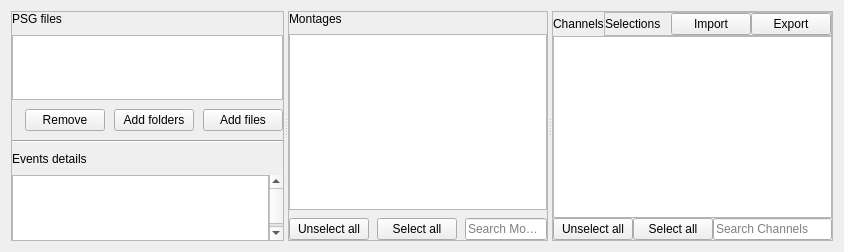
<?xml version="1.0" encoding="UTF-8"?>
<ui version="4.0">
 <class>PSGReaderSettingsView</class>
 <widget class="QWidget" name="PSGReaderSettingsView">
  <property name="geometry">
   <rect>
    <x>0</x>
    <y>0</y>
    <width>844</width>
    <height>252</height>
   </rect>
  </property>
  <property name="windowTitle">
   <string>Form</string>
  </property>
  <layout class="QVBoxLayout" name="verticalLayout_4">
   <property name="sizeConstraint">
    <enum>QLayout::SizeConstraint::SetNoConstraint</enum>
   </property>
   <item>
    <widget class="QSplitter" name="splitter">
     <property name="orientation">
      <enum>Qt::Orientation::Horizontal</enum>
     </property>
     <property name="childrenCollapsible">
      <bool>true</bool>
     </property>
     <widget class="QFrame" name="frame_files">
      <property name="frameShape">
       <enum>QFrame::Shape::StyledPanel</enum>
      </property>
      <property name="frameShadow">
       <enum>QFrame::Shadow::Raised</enum>
      </property>
      <layout class="QVBoxLayout" name="verticalLayout">
       <property name="spacing">
        <number>9</number>
       </property>
       <property name="leftMargin">
        <number>0</number>
       </property>
       <property name="topMargin">
        <number>0</number>
       </property>
       <property name="rightMargin">
        <number>0</number>
       </property>
       <property name="bottomMargin">
        <number>0</number>
       </property>
       <item>
        <widget class="QLabel" name="label_PSG">
         <property name="font">
          <font>
           <italic>false</italic>
           <bold>false</bold>
          </font>
         </property>
         <property name="text">
          <string>PSG files</string>
         </property>
        </widget>
       </item>
       <item>
        <widget class="QListView" name="files_listview">
         <property name="editTriggers">
          <set>QAbstractItemView::EditTrigger::NoEditTriggers</set>
         </property>
         <property name="selectionMode">
          <enum>QAbstractItemView::SelectionMode::ExtendedSelection</enum>
         </property>
         <property name="selectionBehavior">
          <enum>QAbstractItemView::SelectionBehavior::SelectItems</enum>
         </property>
        </widget>
       </item>
       <item>
        <layout class="QHBoxLayout" name="horizontalLayout_3">
         <item>
          <spacer name="horizontalSpacer_2">
           <property name="orientation">
            <enum>Qt::Orientation::Horizontal</enum>
           </property>
           <property name="sizeHint" stdset="0">
            <size>
             <width>40</width>
             <height>20</height>
            </size>
           </property>
          </spacer>
         </item>
         <item>
          <widget class="QPushButton" name="remove_entries_pushbutton">
           <property name="text">
            <string>Remove</string>
           </property>
          </widget>
         </item>
         <item>
          <widget class="QPushButton" name="add_folders_pushbutton">
           <property name="text">
            <string>Add folders</string>
           </property>
          </widget>
         </item>
         <item>
          <widget class="QPushButton" name="add_files_pushbutton">
           <property name="text">
            <string>Add files</string>
           </property>
          </widget>
         </item>
        </layout>
       </item>
       <item>
        <widget class="Line" name="line_2">
         <property name="orientation">
          <enum>Qt::Orientation::Horizontal</enum>
         </property>
        </widget>
       </item>
       <item>
        <widget class="QLabel" name="label_4">
         <property name="font">
          <font>
           <italic>false</italic>
           <bold>false</bold>
          </font>
         </property>
         <property name="text">
          <string>Events details</string>
         </property>
        </widget>
       </item>
       <item>
        <widget class="QScrollArea" name="scrollArea">
         <property name="frameShape">
          <enum>QFrame::Shape::NoFrame</enum>
         </property>
         <property name="widgetResizable">
          <bool>true</bool>
         </property>
         <widget class="QWidget" name="scrollAreaWidgetContents">
          <property name="geometry">
           <rect>
            <x>0</x>
            <y>0</y>
            <width>244</width>
            <height>74</height>
           </rect>
          </property>
          <layout class="QVBoxLayout" name="verticalLayout_5">
           <property name="leftMargin">
            <number>0</number>
           </property>
           <property name="topMargin">
            <number>0</number>
           </property>
           <property name="rightMargin">
            <number>0</number>
           </property>
           <property name="bottomMargin">
            <number>0</number>
           </property>
           <item>
            <widget class="QTreeView" name="events_treeView"/>
           </item>
          </layout>
         </widget>
        </widget>
       </item>
      </layout>
     </widget>
     <widget class="QFrame" name="frame_montages">
      <property name="enabled">
       <bool>true</bool>
      </property>
      <property name="frameShape">
       <enum>QFrame::Shape::StyledPanel</enum>
      </property>
      <property name="frameShadow">
       <enum>QFrame::Shadow::Raised</enum>
      </property>
      <layout class="QVBoxLayout" name="verticalLayout_7">
       <property name="spacing">
        <number>8</number>
       </property>
       <property name="leftMargin">
        <number>0</number>
       </property>
       <property name="topMargin">
        <number>0</number>
       </property>
       <property name="rightMargin">
        <number>0</number>
       </property>
       <property name="bottomMargin">
        <number>0</number>
       </property>
       <item>
        <layout class="QVBoxLayout" name="verticalLayout_3">
         <item>
          <widget class="QLabel" name="label_Montages">
           <property name="font">
            <font>
             <italic>false</italic>
             <bold>false</bold>
            </font>
           </property>
           <property name="text">
            <string>Montages</string>
           </property>
          </widget>
         </item>
         <item>
          <widget class="QTableView" name="montages_tableview">
           <property name="selectionMode">
            <enum>QAbstractItemView::SelectionMode::MultiSelection</enum>
           </property>
           <property name="selectionBehavior">
            <enum>QAbstractItemView::SelectionBehavior::SelectRows</enum>
           </property>
           <property name="horizontalScrollMode">
            <enum>QAbstractItemView::ScrollMode::ScrollPerPixel</enum>
           </property>
           <attribute name="horizontalHeaderStretchLastSection">
            <bool>true</bool>
           </attribute>
          </widget>
         </item>
         <item>
          <layout class="QHBoxLayout" name="horizontalLayout">
           <item>
            <widget class="QPushButton" name="unselect_all_montage_pushbutton">
             <property name="text">
              <string>Unselect all</string>
             </property>
            </widget>
           </item>
           <item>
            <widget class="QPushButton" name="select_all_montage_pushbutton">
             <property name="text">
              <string>Select all</string>
             </property>
            </widget>
           </item>
           <item>
            <widget class="QLineEdit" name="montage_search_lineedit">
             <property name="placeholderText">
              <string>Search Montages</string>
             </property>
            </widget>
           </item>
          </layout>
         </item>
        </layout>
       </item>
      </layout>
     </widget>
     <widget class="QFrame" name="frame_channels">
      <property name="frameShape">
       <enum>QFrame::Shape::StyledPanel</enum>
      </property>
      <property name="frameShadow">
       <enum>QFrame::Shadow::Raised</enum>
      </property>
      <layout class="QVBoxLayout" name="verticalLayout_2">
       <property name="spacing">
        <number>0</number>
       </property>
       <property name="leftMargin">
        <number>0</number>
       </property>
       <property name="topMargin">
        <number>0</number>
       </property>
       <property name="rightMargin">
        <number>0</number>
       </property>
       <property name="bottomMargin">
        <number>0</number>
       </property>
       <item>
        <layout class="QHBoxLayout" name="horizontalLayout_5">
         <item>
          <widget class="QLabel" name="label_Channels">
           <property name="font">
            <font>
             <italic>false</italic>
             <bold>false</bold>
            </font>
           </property>
           <property name="text">
            <string>Channels</string>
           </property>
          </widget>
         </item>
         <item>
          <spacer name="horizontalSpacer">
           <property name="orientation">
            <enum>Qt::Orientation::Horizontal</enum>
           </property>
           <property name="sizeHint" stdset="0">
            <size>
             <width>13</width>
             <height>21</height>
            </size>
           </property>
          </spacer>
         </item>
         <item>
          <widget class="QFrame" name="frame">
           <property name="frameShape">
            <enum>QFrame::Shape::StyledPanel</enum>
           </property>
           <property name="frameShadow">
            <enum>QFrame::Shadow::Raised</enum>
           </property>
           <layout class="QHBoxLayout" name="horizontalLayout_2">
            <property name="spacing">
             <number>0</number>
            </property>
            <property name="leftMargin">
             <number>0</number>
            </property>
            <property name="topMargin">
             <number>0</number>
            </property>
            <property name="rightMargin">
             <number>0</number>
            </property>
            <property name="bottomMargin">
             <number>0</number>
            </property>
            <item>
             <widget class="QLabel" name="label_selection">
              <property name="text">
               <string>Selections</string>
              </property>
             </widget>
            </item>
            <item>
             <spacer name="horizontalSpacer_3">
              <property name="orientation">
               <enum>Qt::Orientation::Horizontal</enum>
              </property>
              <property name="sizeType">
               <enum>QSizePolicy::Policy::Fixed</enum>
              </property>
              <property name="sizeHint" stdset="0">
               <size>
                <width>10</width>
                <height>20</height>
               </size>
              </property>
             </spacer>
            </item>
            <item>
             <widget class="QPushButton" name="import_pushbutton">
              <property name="toolTip">
               <string>Press to import a saved selection of files with their montage and channels.</string>
              </property>
              <property name="text">
               <string>Import</string>
              </property>
             </widget>
            </item>
            <item>
             <widget class="QPushButton" name="export_pushbutton">
              <property name="toolTip">
               <string>Press to export and save the current selection of files with their montage and channels.</string>
              </property>
              <property name="text">
               <string>Export</string>
              </property>
             </widget>
            </item>
           </layout>
          </widget>
         </item>
        </layout>
       </item>
       <item>
        <widget class="QTableView" name="channels_tableview">
         <property name="editTriggers">
          <set>QAbstractItemView::EditTrigger::SelectedClicked</set>
         </property>
         <property name="dragEnabled">
          <bool>false</bool>
         </property>
         <property name="dragDropOverwriteMode">
          <bool>false</bool>
         </property>
         <property name="dragDropMode">
          <enum>QAbstractItemView::DragDropMode::NoDragDrop</enum>
         </property>
         <property name="alternatingRowColors">
          <bool>true</bool>
         </property>
         <property name="selectionBehavior">
          <enum>QAbstractItemView::SelectionBehavior::SelectRows</enum>
         </property>
         <property name="horizontalScrollMode">
          <enum>QAbstractItemView::ScrollMode::ScrollPerPixel</enum>
         </property>
         <property name="sortingEnabled">
          <bool>false</bool>
         </property>
         <attribute name="horizontalHeaderStretchLastSection">
          <bool>true</bool>
         </attribute>
        </widget>
       </item>
       <item>
        <layout class="QHBoxLayout" name="horizontalLayout_4">
         <item>
          <widget class="QPushButton" name="unselect_all_channels_pushbutton">
           <property name="text">
            <string>Unselect all</string>
           </property>
          </widget>
         </item>
         <item>
          <widget class="QPushButton" name="select_all_channels_pushbutton">
           <property name="text">
            <string>Select all</string>
           </property>
          </widget>
         </item>
         <item>
          <widget class="QLineEdit" name="search_channels_lineedit">
           <property name="inputMask">
            <string/>
           </property>
           <property name="placeholderText">
            <string>Search Channels</string>
           </property>
          </widget>
         </item>
        </layout>
       </item>
      </layout>
     </widget>
    </widget>
   </item>
  </layout>
 </widget>
 <resources>
  <include location="../../../../snooz-toolbox/src/main/python/ui/themes/themes.qrc"/>
 </resources>
 <connections>
  <connection>
   <sender>add_files_pushbutton</sender>
   <signal>clicked()</signal>
   <receiver>PSGReaderSettingsView</receiver>
   <slot>add_files_slot()</slot>
   <hints>
    <hint type="sourcelabel">
     <x>203</x>
     <y>550</y>
    </hint>
    <hint type="destinationlabel">
     <x>330</x>
     <y>286</y>
    </hint>
   </hints>
  </connection>
  <connection>
   <sender>remove_entries_pushbutton</sender>
   <signal>clicked()</signal>
   <receiver>PSGReaderSettingsView</receiver>
   <slot>remove_entries_slot()</slot>
   <hints>
    <hint type="sourcelabel">
     <x>73</x>
     <y>550</y>
    </hint>
    <hint type="destinationlabel">
     <x>330</x>
     <y>286</y>
    </hint>
   </hints>
  </connection>
  <connection>
   <sender>add_folders_pushbutton</sender>
   <signal>clicked()</signal>
   <receiver>PSGReaderSettingsView</receiver>
   <slot>add_folders_slot()</slot>
   <hints>
    <hint type="sourcelabel">
     <x>160</x>
     <y>550</y>
    </hint>
    <hint type="destinationlabel">
     <x>330</x>
     <y>286</y>
    </hint>
   </hints>
  </connection>
  <connection>
   <sender>search_channels_lineedit</sender>
   <signal>textChanged(QString)</signal>
   <receiver>PSGReaderSettingsView</receiver>
   <slot>channel_search_changed_slot()</slot>
   <hints>
    <hint type="sourcelabel">
     <x>871</x>
     <y>570</y>
    </hint>
    <hint type="destinationlabel">
     <x>473</x>
     <y>297</y>
    </hint>
   </hints>
  </connection>
  <connection>
   <sender>montage_search_lineedit</sender>
   <signal>textChanged(QString)</signal>
   <receiver>PSGReaderSettingsView</receiver>
   <slot>montage_seach_changed_slot()</slot>
   <hints>
    <hint type="sourcelabel">
     <x>558</x>
     <y>570</y>
    </hint>
    <hint type="destinationlabel">
     <x>473</x>
     <y>297</y>
    </hint>
   </hints>
  </connection>
  <connection>
   <sender>select_all_channels_pushbutton</sender>
   <signal>clicked()</signal>
   <receiver>PSGReaderSettingsView</receiver>
   <slot>channels_select_all_slot()</slot>
   <hints>
    <hint type="sourcelabel">
     <x>762</x>
     <y>570</y>
    </hint>
    <hint type="destinationlabel">
     <x>473</x>
     <y>297</y>
    </hint>
   </hints>
  </connection>
  <connection>
   <sender>select_all_montage_pushbutton</sender>
   <signal>clicked()</signal>
   <receiver>PSGReaderSettingsView</receiver>
   <slot>montages_select_all_slot()</slot>
   <hints>
    <hint type="sourcelabel">
     <x>449</x>
     <y>570</y>
    </hint>
    <hint type="destinationlabel">
     <x>473</x>
     <y>297</y>
    </hint>
   </hints>
  </connection>
  <connection>
   <sender>unselect_all_channels_pushbutton</sender>
   <signal>clicked()</signal>
   <receiver>PSGReaderSettingsView</receiver>
   <slot>channels_unselect_all_slot()</slot>
   <hints>
    <hint type="sourcelabel">
     <x>676</x>
     <y>570</y>
    </hint>
    <hint type="destinationlabel">
     <x>473</x>
     <y>297</y>
    </hint>
   </hints>
  </connection>
  <connection>
   <sender>unselect_all_montage_pushbutton</sender>
   <signal>clicked()</signal>
   <receiver>PSGReaderSettingsView</receiver>
   <slot>montages_unselect_all_slot()</slot>
   <hints>
    <hint type="sourcelabel">
     <x>363</x>
     <y>570</y>
    </hint>
    <hint type="destinationlabel">
     <x>473</x>
     <y>297</y>
    </hint>
   </hints>
  </connection>
  <connection>
   <sender>files_listview</sender>
   <signal>clicked(QModelIndex)</signal>
   <receiver>PSGReaderSettingsView</receiver>
   <slot>file_selection_changed_slot()</slot>
   <hints>
    <hint type="sourcelabel">
     <x>168</x>
     <y>90</y>
    </hint>
    <hint type="destinationlabel">
     <x>473</x>
     <y>297</y>
    </hint>
   </hints>
  </connection>
  <connection>
   <sender>export_pushbutton</sender>
   <signal>clicked()</signal>
   <receiver>PSGReaderSettingsView</receiver>
   <slot>export_slot()</slot>
   <hints>
    <hint type="sourcelabel">
     <x>897</x>
     <y>29</y>
    </hint>
    <hint type="destinationlabel">
     <x>473</x>
     <y>297</y>
    </hint>
   </hints>
  </connection>
  <connection>
   <sender>import_pushbutton</sender>
   <signal>clicked()</signal>
   <receiver>PSGReaderSettingsView</receiver>
   <slot>import_slot()</slot>
   <hints>
    <hint type="sourcelabel">
     <x>816</x>
     <y>23</y>
    </hint>
    <hint type="destinationlabel">
     <x>473</x>
     <y>297</y>
    </hint>
   </hints>
  </connection>
 </connections>
 <slots>
  <slot>add_files_slot()</slot>
  <slot>remove_entries_slot()</slot>
  <slot>add_folders_slot()</slot>
  <slot>on_test_button()</slot>
  <slot>channel_search_changed_slot()</slot>
  <slot>on_apply()</slot>
  <slot>on_cancel()</slot>
  <slot>file_selection_changed_slot()</slot>
  <slot>montage_seach_changed_slot()</slot>
  <slot>on_file_search_changed()</slot>
  <slot>montages_select_all_slot()</slot>
  <slot>channels_select_all_slot()</slot>
  <slot>montages_unselect_all_slot()</slot>
  <slot>channels_unselect_all_slot()</slot>
  <slot>export_slot()</slot>
  <slot>import_slot()</slot>
 </slots>
</ui>
